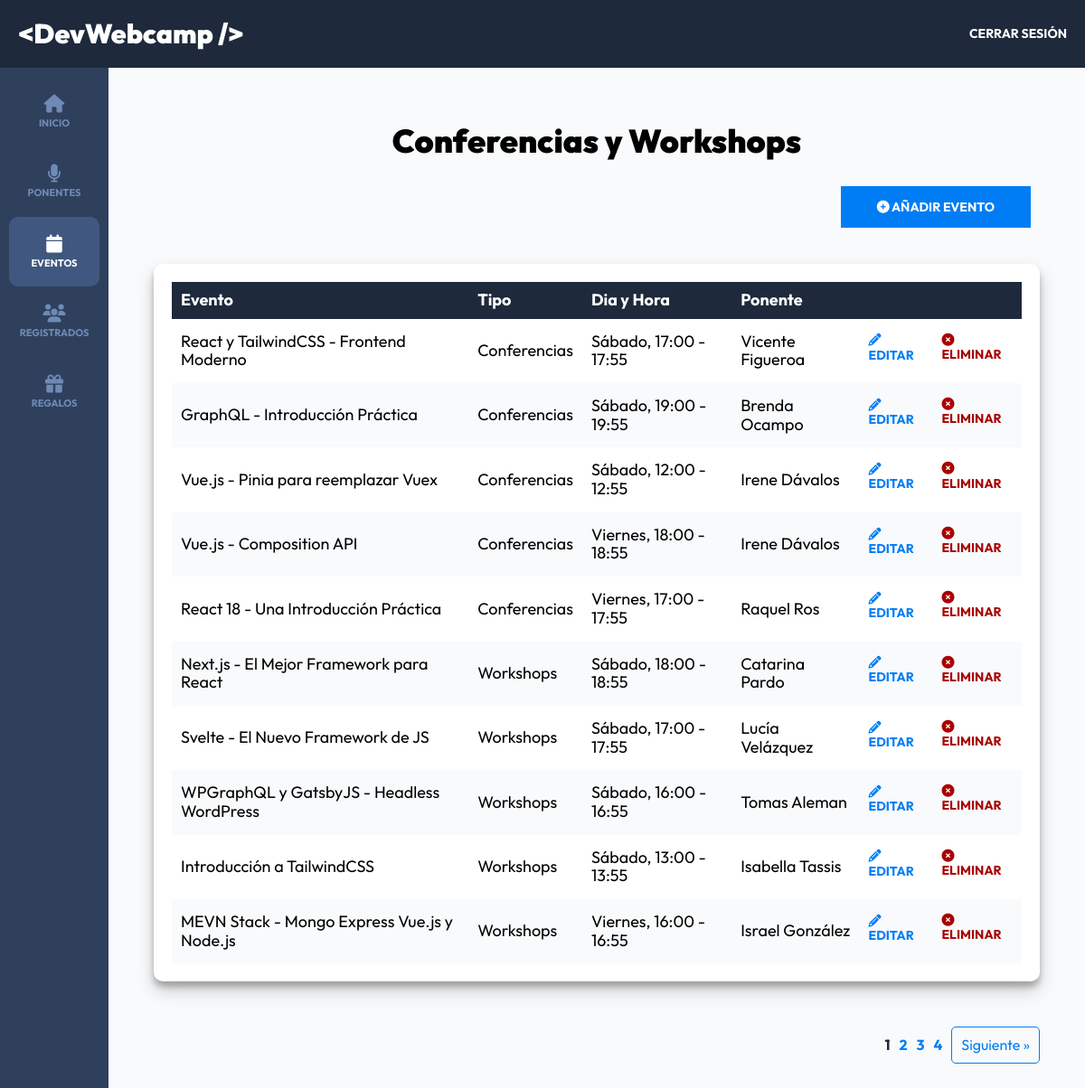
The page /admin/eventos?page=1 (signed in) on the database its author committed.
### tables this page shows
CREATE TABLE `eventos` (
  `id` int NOT NULL AUTO_INCREMENT,
  `nombre` varchar(120) DEFAULT NULL,
  `descripcion` text,
  `disponibles` int DEFAULT NULL,
  `categoria_id` int NOT NULL,
  `dia_id` int NOT NULL,
  `hora_id` int NOT NULL,
  `ponente_id` int NOT NULL,
  PRIMARY KEY (`id`),
  KEY `fk_eventos_categorias_idx` (`categoria_id`),
  KEY `fk_eventos_dias1_idx` (`dia_id`),
  KEY `fk_eventos_horas1_idx` (`hora_id`),
  KEY `fk_eventos_ponentes1_idx` (`ponente_id`),
  CONSTRAINT `fk_eventos_categorias` FOREIGN KEY (`categoria_id`) REFERENCES `categorias` (`id`),
  CONSTRAINT `fk_eventos_dias1` FOREIGN KEY (`dia_id`) REFERENCES `dias` (`id`),
  CONSTRAINT `fk_eventos_horas1` FOREIGN KEY (`hora_id`) REFERENCES `horas` (`id`),
  CONSTRAINT `fk_eventos_ponentes1` FOREIGN KEY (`ponente_id`) REFERENCES `ponentes` (`id`)
);

CREATE TABLE `categorias` (
  `id` int NOT NULL AUTO_INCREMENT,
  `nombre` varchar(45) DEFAULT NULL,
  PRIMARY KEY (`id`)
);

CREATE TABLE `dias` (
  `id` int NOT NULL AUTO_INCREMENT,
  `nombre` varchar(15) DEFAULT NULL,
  PRIMARY KEY (`id`)
);

CREATE TABLE `horas` (
  `id` int NOT NULL AUTO_INCREMENT,
  `hora` varchar(13) DEFAULT NULL,
  PRIMARY KEY (`id`)
);

CREATE TABLE `ponentes` (
  `id` int NOT NULL AUTO_INCREMENT,
  `nombre` varchar(40) DEFAULT NULL,
  `apellido` varchar(40) DEFAULT NULL,
  `ciudad` varchar(20) DEFAULT NULL,
  `pais` varchar(20) DEFAULT NULL,
  `imagen` varchar(32) DEFAULT NULL,
  `tags` varchar(120) DEFAULT NULL,
  `redes` text,
  PRIMARY KEY (`id`)
);

### controllers/EventosController.php (called while the page is built, shortened)
<?php
class EventosController {
    public static function index ( Router $router ) {
        $pagina_actual = $_GET["page"];
        $pagina_actual = filter_var($pagina_actual, FILTER_VALIDATE_INT);
        $por_pagina = 10;
        $total = Evento::total();
        $paginacion = new Paginacion($pagina_actual, $por_pagina, $total);
        $eventos = Evento::paginar($por_pagina, $paginacion->offset());
        foreach($eventos as $evento) {
            $evento->categoria = Categoria::find($evento->categoria_id);
            $evento->dia = Dia::find($evento->dia_id);
            $evento->hora = Hora::find($evento->hora_id);
            $evento->ponente = Ponente::find($evento->ponente_id);
        }
        $router->render("admin/eventos/index", [
            "titulo" => "Conferencias y Workshops",
            "eventos" => $eventos,
            "paginacion" => $paginacion->paginacion()
        ]);
    }
}

### public/index.php (called while the page is built, shortened)
<?php
$router = new Router();
$router->get('/login', [AuthController::class, 'login']);
$router->post('/login', [AuthController::class, 'login']);
$router->post('/logout', [AuthController::class, 'logout']);
$router->get('/registro', [AuthController::class, 'registro']);
$router->post('/registro', [AuthController::class, 'registro']);
$router->get('/olvide', [AuthController::class, 'olvide']);
$router->post('/olvide', [AuthController::class, 'olvide']);
$router->get('/reestablecer', [AuthController::class, 'reestablecer']);
$router->post('/reestablecer', [AuthController::class, 'reestablecer']);
$router->get('/mensaje', [AuthController::class, 'mensaje']);
$router->get('/confirmar-cuenta', [AuthController::class, 'confirmar']);
$router->get('/admin/dashboard', [DashboardController::class, 'index']);
$router->get('/admin/ponentes', [PonentesController::class, 'index']);
$router->get('/admin/ponentes/crear', [PonentesController::class, 'crear']);
$router->post('/admin/ponentes/crear', [PonentesController::class, 'crear']);
$router->get('/admin/ponentes/editar', [PonentesController::class, 'editar']);
$router->post('/admin/ponentes/editar', [PonentesController::class, 'editar']);
$router->post('/admin/ponentes/eliminar', [PonentesController::class, 'eliminar']);
$router->get('/admin/eventos', [EventosController::class, 'index']);
$router->get('/admin/eventos/crear', [EventosController::class, 'crear']);
$router->post('/admin/eventos/crear', [EventosController::class, 'crear']);
$router->get('/admin/eventos/editar', [EventosController::class, 'editar']);
$router->post('/admin/eventos/editar', [EventosController::class, 'editar']);
$router->post('/admin/eventos/eliminar', [EventosController::class, 'eliminar']);
$router->get('/api/eventos-horario', [APIEventos::class, 'index']);
$router->get('/api/ponentes', [APIPonentes::class, 'index']);
$router->get('/api/ponente', [APIPonentes::class, 'ponente']);
$router->get('/api/regalos', [APIRegalos::class, 'index']);
$router->get('/admin/registrados', [RegistradosController::class, 'index']);
$router->get('/admin/regalos', [RegalosController::class, 'index']);
$router->get("/finalizar-registro", [RegistroController::class, "crear"]);
$router->post("/finalizar-registro/gratis", [RegistroController::class, "gratis"]);
$router->post("/finalizar-registro/pagar", [RegistroController::class, "pagar"]);
$router->get("/finalizar-registro/conferencias", [RegistroController::class, "conferencias"]);
$router->POST("/finalizar-registro/conferencias", [RegistroController::class, "conferencias"]);
$router->get("/boleto", [RegistroController::class, "boleto"]);
$router->get('/', [PaginasController::class, 'index']);
$router->get('/devwebcamp', [PaginasController::class, 'eventos']);
$router->get('/paquetes', [PaginasController::class, 'paquetes']);
$router->get('/workshops-conferencias', [PaginasController::class, 'conferencias']);
$router->get('/404', [PaginasController::class, 'error']);
$router->comprobarRutas();

### models/ActiveRecord.php (called while the page is built, shortened)
<?php
class ActiveRecord {
    protected static $db;
    protected static $tabla = '';
    public static function setDB($database) {
        self::$db = $database;
    }
    public static function consultarSQL($query) {
        $resultado = self::$db->query($query);
        $array = [];
        while($registro = $resultado->fetch_assoc()) {
            $array[] = static::crearObjeto($registro);
        }
        return $array;
    }
    protected static function crearObjeto($registro) {
        $objeto = new static;
        foreach($registro as $key => $value ) {
            if(property_exists( $objeto, $key  )) {
                $objeto->$key = $value;
            }
        }
        return $objeto;
    }
    public static function find($id) {
        $query = "SELECT * FROM " . static::$tabla  ." WHERE id = ${id}";
        $resultado = self::consultarSQL($query);
        return array_shift( $resultado ) ;
    }
    public static function paginar($por_pagina, $offset) {
        $query = "SELECT * FROM " . static::$tabla . " ORDER BY id DESC LIMIT ${por_pagina} OFFSET ${offset}" ;
        $resultado = self::consultarSQL($query);
        return  $resultado;
    }
    public static function total($columna = "", $valor = "") {
        $query = "SELECT COUNT(*) FROM " . static::$tabla;
        $resultado = self::$db->query($query);
        $total = $resultado->fetch_array();
        return array_shift ($total);
    }
}

### views/admin/eventos/index.php (the view, shortened to what this page needs)
<h2 class="dashboard__heading"><?php echo $titulo ?></h2>
<div class="dashboard__contenedor-boton">
    <a class="dashboard__boton" href="/admin/eventos/crear">
        <i class="fa-solid fa-circle-plus"></i>
        Añadir Evento
    </a>
</div>
<div class="dashboard__contenedor">
    <?php if(!empty($eventos)) {?>
        <table class="table">
            <thead class="table__thead">
                <tr>
                    <th scope="col" class="table__th">Evento</th>
                    <th scope="col" class="table__th">Tipo</th>
                    <th scope="col" class="table__th">Dia y Hora</th>
                    <th scope="col" class="table__th">Ponente</th>
                    <th scope="col" class="table__th"></th>
                </tr>
            </thead>
            <tbody class="table__tbody">
                <?php foreach ($eventos as $evento): ?>
                    <tr class="table__tr">
                        <td class="table__td">
                            <?php echo $evento->nombre; ?>
                        </td>
                        <td class="table__td">
                            <?php echo $evento->categoria->nombre; ?>
                        </td>
                        <td class="table__td">
                            <?php echo $evento->dia->nombre . ", " . $evento->hora->hora; ?>
                        </td>
                        <td class="table__td">
                            <?php echo $evento->ponente->nombre . " " . $evento->ponente->apellido; ?>
                        </td>
                        <td class="table__td--acciones">
                            <a class="table__accion table__accion--editar" href="/admin/eventos/editar?id=<?php echo $evento->id; ?>"><i class="fa-solid fa-pencil"></i>Editar</a>
                            <form method="POST" action="/admin/eventos/eliminar" class="table__formulario">
                                <button class="table__accion table__accion--eliminar" type="submit">
                                    <i class="fa-solid fa-circle-xmark"></i> Eliminar
                                </button>
                            </form>
                        </td>
                    </tr>
                <?php endforeach; ?>
            </tbody>
        </table>
    <?php } else { ?>
        <p class="text-center">Aún no hay Eventos</p>
    <?php } ?>
</div>
<?php echo $paginacion ?>

### public/build/css/app.css (style rules this page uses)
html { -webkit-text-size-adjust:100%;line-height:1.15 }
body { margin:0 }
a { background-color:transparent }
button,input,optgroup,select,textarea { font-family:inherit;font-size:100%;line-height:1.15;margin:0 }
button,input { overflow:visible }
button,select { text-transform:none }
[type=button],[type=reset],[type=submit],button { -webkit-appearance:button }
html { box-sizing:border-box;font-size:62.5%;height:100% }
*,:after,:before { box-sizing:inherit }
body { font-family:Outfit,sans-serif;font-size:1.8rem }
a { text-decoration:none }
h1,h2,h3 { font-family:Outfit,sans-serif;font-weight:900;margin:2rem 0 }
h2 { font-size:3.6rem }
[class$=__heading] { font-family:Outfit,sans-serif;font-weight:900;margin:5rem 0 3rem;text-align:center }
.dashboard { background-color:#f8fafc;display:flex;flex-direction:column;height:100% }
.dashboard__contenedor-boton { margin:0 1rem 2rem }
@media (min-width:768px) { .dashboard__contenedor-boton { display:flex;justify-content:flex-end;margin-bottom:4rem } }
.dashboard__boton { background-color:#007df4;border:none;color:#fff;display:inline-block;font-size:1.8rem;font-size:1.4rem;font-weight:700;padding:1.5rem 4rem;text-align:center;text-transform:uppercase;transition-duration:.3s;transition-property:background-color;width:100% }
@media (min-width:768px) { .dashboard__boton { width:auto } }
.dashboard__contenedor,.dashboard__formulario { background-color:#fff;border-radius:1rem;box-shadow:0 10px 20px rgba(0,0,0,.19),0 6px 6px rgba(0,0,0,.23);padding:2rem }
.table { border-collapse:collapse;width:100% }
.table__thead { background-color:#1e293b;color:#fff }
.table__th { padding:1rem;text-align:left }
.table__tr:nth-child(2n) { background-color:#f8fafc }
.table__td,.table__td--acciones { padding:1.5rem 1rem }
.table__td--acciones { align-items:center;display:flex;gap:2rem;justify-content:flex-end }
.table__accion { all:unset;font-size:1.4rem;font-weight:700;text-transform:uppercase }
.table__accion--editar { color:#007df4 }
.table__accion--eliminar { color:#a90000 }

### rows shown on the page
eventos: nombre "React y TailwindCSS - Frontend Moderno", categoria.nombre "Conferencias", dia.nombre "Sábado", hora.hora "17:00 - 17:55", ponente.nombre "Vicente", ponente.apellido "Figueroa"
eventos: nombre "GraphQL - Introducción Práctica", categoria.nombre "Conferencias", dia.nombre "Sábado", hora.hora "19:00 - 19:55", ponente.nombre "Brenda", ponente.apellido "Ocampo"
eventos: nombre "Vue.js - Pinia para reemplazar Vuex", categoria.nombre "Conferencias", dia.nombre "Sábado", hora.hora "12:00 - 12:55", ponente.nombre "Irene", ponente.apellido "Dávalos"
eventos: nombre "Vue.js - Composition API", categoria.nombre "Conferencias", dia.nombre "Viernes", hora.hora "18:00 - 18:55", ponente.nombre "Irene", ponente.apellido "Dávalos"
eventos: nombre "React 18 - Una Introducción Práctica", categoria.nombre "Conferencias", dia.nombre "Viernes", hora.hora "17:00 - 17:55", ponente.nombre "Raquel", ponente.apellido "Ros"
eventos: nombre "Next.js - El Mejor Framework para React", categoria.nombre "Workshops", dia.nombre "Sábado", hora.hora "18:00 - 18:55", ponente.nombre "Catarina", ponente.apellido "Pardo"
eventos: nombre "Svelte - El Nuevo Framework de JS", categoria.nombre "Workshops", dia.nombre "Sábado", hora.hora "17:00 - 17:55", ponente.nombre "Lucía", ponente.apellido "Velázquez"
eventos: nombre "WPGraphQL y GatsbyJS - Headless WordPress", categoria.nombre "Workshops", dia.nombre "Sábado", hora.hora "16:00 - 16:55", ponente.nombre "Tomas", ponente.apellido "Aleman"
eventos: nombre "Introducción a TailwindCSS", categoria.nombre "Workshops", dia.nombre "Sábado", hora.hora "13:00 - 13:55", ponente.nombre "Isabella", ponente.apellido "Tassis"
eventos: nombre "MEVN Stack - Mongo Express Vue.js y Node.js", categoria.nombre "Workshops", dia.nombre "Viernes", hora.hora "16:00 - 16:55", ponente.nombre "Israel", ponente.apellido "González"

### other values the page prints
$titulo "Conferencias y Workshops"
